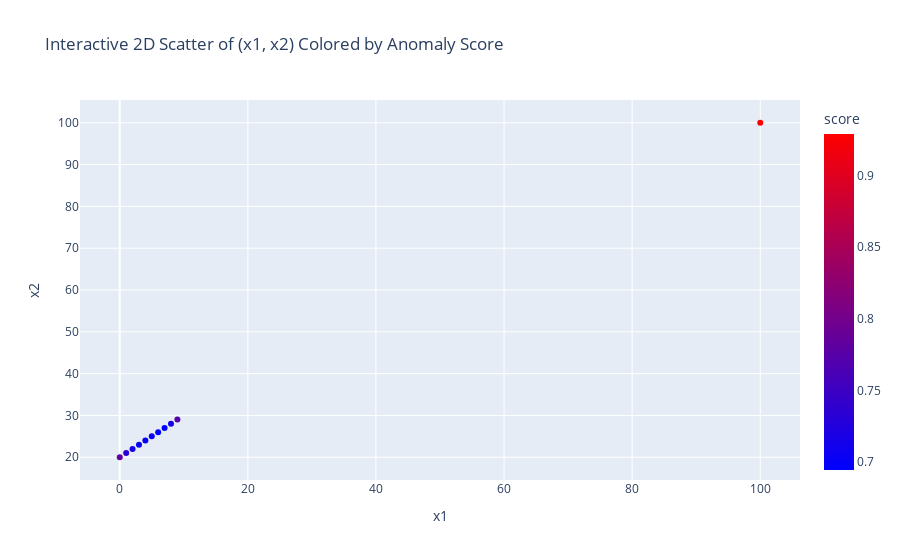

Write notebook code for a chart like this one.
### Code cell
import pandas as pd
import plotly.express as px
from isolation_forest import IsolationForest

# --- DATA ---
x1 = [0,  1,  2,  3,  4,  5,  6,  7,  8,  9, 100]
x2 = [20, 21, 22, 23, 24, 25, 26, 27, 28, 29, 100]
x3 = [30, 31, 32, 33, 34, 35, 36, 37, 38, 39, 100]

# Fit the model and get scores
iforest = IsolationForest(num_trees=100, subsample_size=256, random_seed=0)
iforest.fit([x1, x2])
scores = iforest.score_samples()

# Build a DataFrame for plotting
df = pd.DataFrame({
    'x1':    x1,
    'x2':    x2,
    'score': scores
})

# Create an interactive scatter
fig = px.scatter(
    df,
    x='x1',
    y='x2',
    color='score',
    color_continuous_scale=[(0, "blue"), (1, "red")],
    hover_data={'score': ':.3f'},
    title="Interactive 2D Scatter of (x1, x2) Colored by Anomaly Score"
)

# Show it in a Jupyter notebook or Dash app
fig.show()

### Figure 1 — Plotly figure (JSON) as saved in the notebook; plotly's stock layout.template omitted (floating-point values rounded to 4 significant figures)
{"data": [{"customdata": [[0.7849], [0.7365], [0.7125], [0.702], [0.7029], [0.7038], [0.6953], [0.6944], [0.7164], [0.7728], [0.9289]], "hovertemplate": "x1=%{x}<br>x2=%{y}<br>score=%{marker.color:.3f}<extra></extra>", "legendgroup": "", "marker": {"color": [0.7849, 0.7365, 0.7125, 0.702, 0.7029, 0.7038, 0.6953, 0.6944, 0.7164, 0.7728, 0.9289], "coloraxis": "coloraxis", "symbol": "circle"}, "mode": "markers", "name": "", "orientation": "v", "showlegend": false, "type": "scatter", "x": [0, 1, 2, 3, 4, 5, 6, 7, 8, 9, 100], "xaxis": "x", "y": [20, 21, 22, 23, 24, 25, 26, 27, 28, 29, 100], "yaxis": "y"}], "layout": {"coloraxis": {"colorbar": {"title": {"text": "score"}}, "colorscale": [[0, "blue"], [1, "red"]]}, "legend": {"tracegroupgap": 0}, "title": {"text": "Interactive 2D Scatter of (x1, x2) Colored by Anomaly Score"}, "xaxis": {"anchor": "y", "domain": [0, 1], "title": {"text": "x1"}}, "yaxis": {"anchor": "x", "domain": [0, 1], "title": {"text": "x2"}}}}
